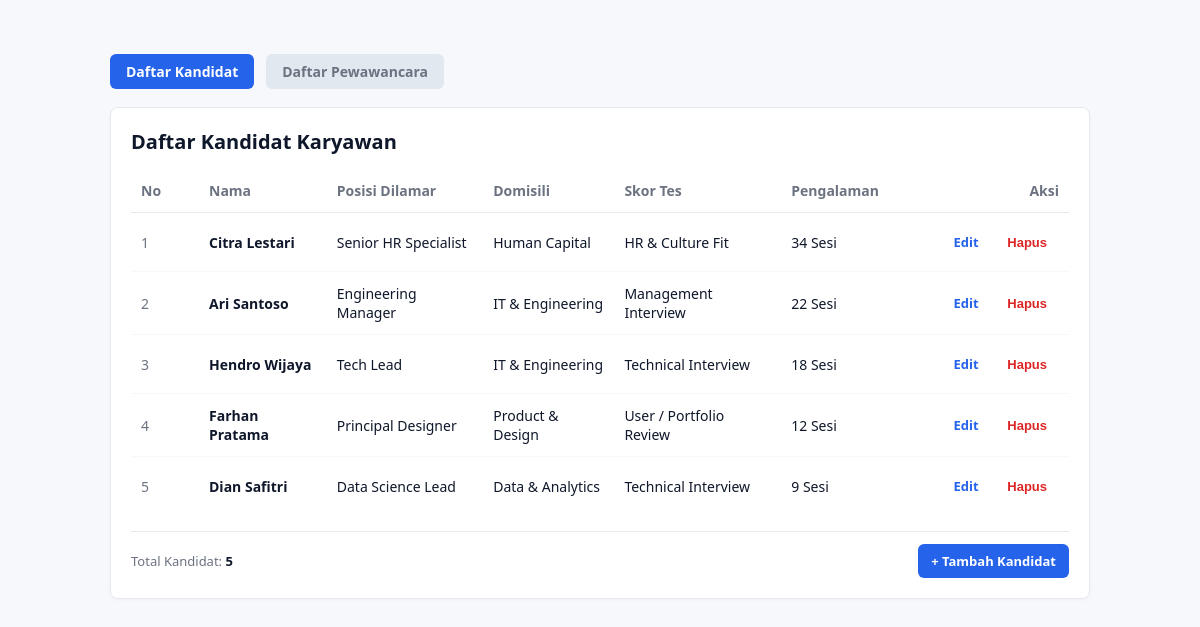
Page /Project/index.php?page=pewawancara on the committed database.
### tables this page shows
CREATE TABLE IF NOT EXISTS `pewawancara` (
  `id` int(11) NOT NULL AUTO_INCREMENT,
  `nama` varchar(100) NOT NULL,
  `jabatan` varchar(100) NOT NULL,
  `departemen` varchar(100) NOT NULL,
  `tipe_wawancara` varchar(100) NOT NULL,
  `total_interview` int(11) NOT NULL DEFAULT 0,
  PRIMARY KEY (`id`)
);

### Project/models/TabelPewawancara.php (called while the page is built, shortened)
<?php
require_once __DIR__ . '/DB.php';
require_once __DIR__ . '/Pewawancara.php';
class TabelPewawancara extends DB implements KontrakModel {
    private function mapRowToPewawancara(array $row): Pewawancara {
        return new Pewawancara(
            (int)$row['id'],
            $row['nama'],
            $row['jabatan'],
            $row['departemen'],
            $row['tipe_wawancara'],
            (int)$row['total_interview']
        );
    }
    public function getAllData(): array {
        $query = "SELECT * FROM pewawancara ORDER BY total_interview DESC, id ASC";
        $this->executeQuery($query);
        $rows = $this->getAllResult();
        $list = [];
        foreach ($rows as $row) {
            $list[] = $this->mapRowToPewawancara($row);
        }
        return $list;
    }
}
?>

### Project/models/DB.php (called while the page is built, shortened)
<?php
class DB {
    private string $host = "localhost";
    private string $db_name = "mvp_kandidat_db";
    private string $username = "root";
    private string $password = "";
    private ?PDO $conn = null;
    private ?PDOStatement $result = null;
    public function __construct(
        string $host = "localhost",
        string $db_name = "mvp_kandidat_db",
        string $username = "root",
        string $password = ""
    ) {
        $this->host = $host;
        $this->db_name = $db_name;
        $this->username = $username;
        $this->password = $password;
        $this->conn = $this->connect();
    }
    public function connect(): PDO {
        try {
            $dsn = "mysql:host={$this->host};dbname={$this->db_name};charset=utf8mb4";
            $options = [
                PDO::ATTR_ERRMODE => PDO::ERRMODE_EXCEPTION,
                PDO::ATTR_DEFAULT_FETCH_MODE => PDO::FETCH_ASSOC,
                PDO::ATTR_EMULATE_PREPARES => false,
            ];
            return new PDO($dsn, $this->username, $this->password, $options);
        } catch (PDOException $e) {
            throw new RuntimeException("Koneksi Database Gagal: " . $e->getMessage(), 0, $e);
        }
    }
    public function executeQuery(string $query, array $params = []): PDOStatement {
        try {
            $stmt = $this->conn->prepare($query);
            $stmt->execute($params);
            $this->result = $stmt;
            return $stmt;
        } catch (PDOException $e) {
            throw new RuntimeException("Query Gagal: " . $e->getMessage(), 0, $e);
        }
    }
    public function getAllResult(): array {
        return $this->result->fetchAll(PDO::FETCH_ASSOC);
    }
}
?>

### Project/models/Pewawancara.php (called while the page is built, shortened)
<?php
class Pewawancara {
    private ?int $id;
    private string $nama;
    private string $jabatan;
    private string $departemen;
    private string $tipeWawancara;
    private int $totalInterview;
    public function __construct(
        ?int $id,
        string $nama,
        string $jabatan,
        string $departemen,
        string $tipeWawancara,
        int $totalInterview
    ) {
        $this->id = $id;
        $this->nama = $nama;
        $this->jabatan = $jabatan;
        $this->departemen = $departemen;
        $this->tipeWawancara = $tipeWawancara;
        $this->totalInterview = $totalInterview;
    }
    public function getId(): ?int { return $this->id; }
    public function getNama(): string { return $this->nama; }
    public function getJabatan(): string { return $this->jabatan; }
    public function getDepartemen(): string { return $this->departemen; }
    public function getTipeWawancara(): string { return $this->tipeWawancara; }
    public function getTotalInterview(): int { return $this->totalInterview; }
}
?>

### Project/presenters/PresenterPewawancara.php (the view, shortened to what this page needs)
<?php
class PresenterPewawancara implements KontrakPresenter {
    private KontrakModel $model;
    private KontrakView $view;
    public function __construct(KontrakModel $model, KontrakView $view) {
        $this->model = $model;
        $this->view  = $view;
    }
    private function buildRowHtml(int $no, Pewawancara $pewawancara): string {
        $id = (int)$pewawancara->getId();
        $nama = htmlspecialchars($pewawancara->getNama());
        $jabatan = htmlspecialchars($pewawancara->getJabatan());
        $departemen = htmlspecialchars($pewawancara->getDepartemen());
        $tipeWawancara = htmlspecialchars($pewawancara->getTipeWawancara());
        $totalInterview = number_format($pewawancara->getTotalInterview()) . ' Sesi';
        return "<tr>
            <td class='col-id'>{$no}</td>
            <td><strong>{$nama}</strong></td>
            <td>{$jabatan}</td>
            <td>{$departemen}</td>
            <td><span class='badge'>{$tipeWawancara}</span></td>
            <td>{$totalInterview}</td>
            <td class='col-actions'>
                <a href='index.php?page=pewawancara&screen=edit&id={$id}' class='btn btn-edit'>Edit</a>
                <form method='post' action='index.php' style='display:inline;' onsubmit=\"return confirm('Hapus data pewawancara ini?')\">
                    <input type='hidden' name='page' value='pewawancara'>
                    <input type='hidden' name='action' value='hapus'>
                    <input type='hidden' name='id' value='{$id}'>
                    <button type='submit' class='btn btn-delete'>Hapus</button>
                </form>
            </td>
        </tr>";
    }
    public function tampilkanData(): string {
        $listPewawancara = $this->model->getAllData();
        $totalPewawancara = count($listPewawancara);
        $rowsHtml = "";
        if (empty($listPewawancara)) {
            $rowsHtml = '<tr><td colspan="7" style="text-align:center;color:#6b7280;padding:24px;">Belum ada data pewawancara yang ditambahkan.</td></tr>';
        } else {
            $no = 1;
            foreach ($listPewawancara as $pewawancara) {
                $rowsHtml .= $this->buildRowHtml($no, $pewawancara);
                $no++;
            }
        }
        return $this->view->renderDaftar($rowsHtml, $totalPewawancara);
    }
}
?>

### rows in the picture
pewawancara: no "1", nama "Citra Lestari", jabatan "Senior HR Specialist", departemen "Human Capital", tipe_wawancara "HR & Culture Fit", total_interview "34 Sesi"
pewawancara: no "2", nama "Ari Santoso", jabatan "Engineering Manager", departemen "IT & Engineering", tipe_wawancara "Management Interview", total_interview "22 Sesi"
pewawancara: no "3", nama "Hendro Wijaya", jabatan "Tech Lead", departemen "IT & Engineering", tipe_wawancara "Technical Interview", total_interview "18 Sesi"
pewawancara: no "4", nama "Farhan Pratama", jabatan "Principal Designer", departemen "Product & Design", tipe_wawancara "User / Portfolio Review", total_interview "12 Sesi"
pewawancara: no "5", nama "Dian Safitri", jabatan "Data Science Lead", departemen "Data & Analytics", tipe_wawancara "Technical Interview", total_interview "9 Sesi"

### other values in the picture
$presenter->tampilkanData() "Daftar Kandidat Daftar Pewawancara Daftar Kandidat Karyawan No Nama Posisi Dilamar Domisili Skor Tes Pengalaman Aksi Total Kandidat: 5 + Tambah Kandidat"
